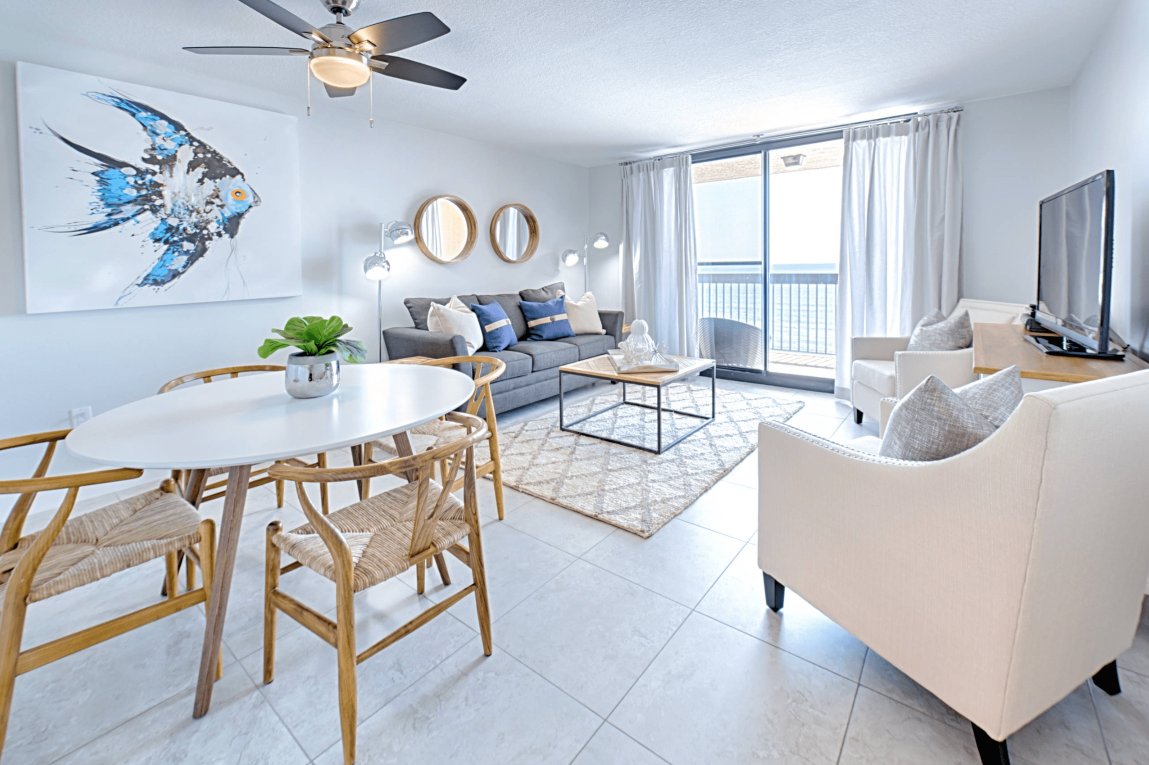
#> input picture data/real_estate_test/real/interior_000.jpg, 2298 x 1530 px (shown at 1/2 size); its folder holds only this picture in this run
$ python eval_forensics.py   (older library calls are emulated)
#> lines starting #> are read from the running program, lines starting #| are printed output that depends on the picture; after the words box and inside, x2 and y2 are one past the last pixel; in counts of white or black regions, pixels touching at a corner belong together
### src/forensics/detector.py
"""
Module 1: Forensic Signal Detector
Pixel-level analysis for detecting AI manipulation
"""

import cv2
import numpy as np
from PIL import Image
from typing import Dict
import tempfile
import os


class ForensicDetector:
    """Detects low-level technical anomalies in images."""

    def __init__(self):
        self.ela_quality = 90  # JPEG quality for ELA

    def analyze(self, image_path: str) -> Dict:
        """Run all forensic analyses on an image."""
        img = cv2.imread(image_path)
#> img is the input picture: shape (1530, 2298, 3); mean B, G, R 198.1, 191.8, 187.5
        if img is None:
            raise ValueError(f"Could not load image: {image_path}")

        results = {
            "fft_score": self._fft_analysis(img),
            "ela_score": self._ela_analysis(image_path),
            "noise_score": self._noise_analysis(img),
            "texture_score": self._texture_consistency(img),
            "compression_score": self._compression_analysis(image_path),
            "edge_score": self._edge_coherence(img),
            "sharpness_score": self._sharpness_analysis(img),
            "rich_poor_texture_score": self._rich_poor_texture_contrast(img),
            "color_consistency_score": self._color_channel_analysis(img),
            "lbp_score": self._local_binary_pattern_analysis(img),
            "glcm_score": self._glcm_texture_analysis(img),
        }

        # Aggregate forensic score (0 = real, 1 = fake)
        # EMPIRICALLY OPTIMIZED on 12 real + 50 fake test images
        # Achieves 79.7% balanced accuracy (83% real, 76% fake)

        # Directions: -1 means invert (higher raw score = more REAL)
        #             +1 means keep (higher raw score = more FAKE)
        directions = {
            "fft_score": -1,           # higher raw = REAL, so invert
            "ela_score": -1,           # higher raw = REAL, so invert
            "noise_score": 1,          # higher = FAKE (strongest signal)
            "texture_score": 1,        # higher = FAKE
            "compression_score": 1,    # higher = FAKE
            "edge_score": 1,           # higher = FAKE (weak)
            "sharpness_score": 1,      # higher = FAKE
            "rich_poor_texture_score": -1,  # higher = REAL, so invert
            "color_consistency_score": 1,   # higher = FAKE
            "lbp_score": -1,           # higher = REAL, so invert
            "glcm_score": 1,           # higher = FAKE (weak)
        }

        # Transform: invert scores where direction=-1
        corrected = {}
        for k, d in directions.items():
            if d == -1:
                corrected[k] = 1.0 - results[k]
            else:
                corrected[k] = results[k]

        # Optimized weights (sum to 1.0)
        weights = {
            "fft_score": 0.15,
            "ela_score": 0.12,
            "noise_score": 0.18,      # Most discriminative
            "texture_score": 0.16,
            "compression_score": 0.05,
            "edge_score": 0.01,       # Least discriminative
            "sharpness_score": 0.16,
            "rich_poor_texture_score": 0.03,
            "color_consistency_score": 0.06,
            "lbp_score": 0.03,
            "glcm_score": 0.05,
        }

        results["aggregate_score"] = sum(
            corrected[k] * weights[k] for k in weights
        )

        return results

    def _fft_analysis(self, img: np.ndarray) -> float:
        """
        FFT analysis to detect GAN/diffusion artifacts.

        Research-based improvements:
        1. Detect periodic artifacts at periods 2, 4, 8, 16 (diffusion fingerprints)
        2. DEFEND-style weighted band analysis (mid-high freq more discriminative)
        3. Radial symmetry analysis
        """
        gray = cv2.cvtColor(img, cv2.COLOR_BGR2GRAY)
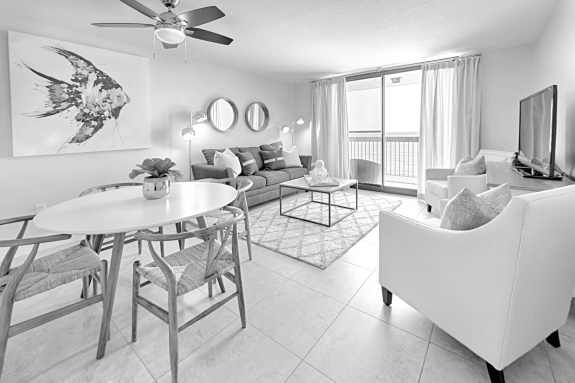
#> gray: shape (1530, 2298) (shown at 1/4 size); min 0, max 255, mean 191.2
        h, w = gray.shape

        # Apply FFT
        f_transform = np.fft.fft2(gray)
        f_shift = np.fft.fftshift(f_transform)
        magnitude = np.abs(f_shift)

        center_h, center_w = h // 2, w // 2

        # === 1. DIFFUSION PERIOD DETECTION ===
        # Diffusion models leave artifacts at periods 2, 4, 8, 16
        # These appear as spikes at specific frequencies: f = size / period
        period_score = self._detect_periodic_artifacts(magnitude, h, w)

        # === 2. DEFEND-STYLE WEIGHTED BAND ANALYSIS ===
        # Research: mid-high frequencies are most discriminative
        # Low frequencies are similar for real and AI images
        band_score = self._analyze_frequency_bands(magnitude, h, w)

        # === 3. RADIAL SYMMETRY (original) ===
        # AI images often have more symmetric frequency patterns
        log_magnitude = np.log(magnitude + 1)
        mag_norm = (log_magnitude - log_magnitude.min()) / (log_magnitude.max() - log_magnitude.min() + 1e-10)

        dc_radius = min(h, w) // 20
        angles = np.linspace(0, 2 * np.pi, 36)
        radii = np.linspace(dc_radius, min(h, w) // 4, 15)
        radial_profile = []

        for r in radii:
            ring_values = []
            for angle in angles:
                y_coord = int(center_h + r * np.sin(angle))
                x_coord = int(center_w + r * np.cos(angle))
                if 0 <= y_coord < h and 0 <= x_coord < w:
                    ring_values.append(mag_norm[y_coord, x_coord])
            if ring_values:
                radial_profile.append(np.std(ring_values))

        if radial_profile:
            symmetry_score = 1.0 - np.clip(np.mean(radial_profile) * 5, 0, 1)
        else:
            symmetry_score = 0.5

        # === COMBINE SCORES ===
        # Weight: period detection (40%), band analysis (40%), symmetry (20%)
        score = 0.40 * period_score + 0.40 * band_score + 0.20 * symmetry_score

        return float(np.clip(score, 0, 1))

    def _detect_periodic_artifacts(self, magnitude: np.ndarray, h: int, w: int) -> float:
        """
        Detect periodic artifacts at periods 2, 4, 8, 16.

        Diffusion models use upsampling that creates repeating patterns.
        In frequency domain, period P artifact appears at frequency f = N/P
        where N is the image dimension.
        """
#> called with h = 1530, w = 2298
        center_h, center_w = h // 2, w // 2

        # Periods to check (research shows these are common in diffusion models)
        periods = [2, 4, 8, 16]

        # Calculate expected frequency positions for each period
        artifact_scores = []

        for period in periods:
            # Frequency corresponding to this period
            freq_h = h // period
            freq_w = w // period

            # Check for energy spikes at these frequencies
            # Look at cross pattern (horizontal and vertical artifacts)
            positions = [
                (center_h + freq_h, center_w),  # Above center
                (center_h - freq_h, center_w),  # Below center
                (center_h, center_w + freq_w),  # Right of center
                (center_h, center_w - freq_w),  # Left of center
            ]

            # Measure energy at artifact positions vs nearby background
            artifact_energy = []
            background_energy = []

            for pos_h, pos_w in positions:
                if 0 <= pos_h < h and 0 <= pos_w < w:
                    # Energy at artifact position (small window)
                    window_size = max(3, min(h, w) // 100)
                    h_start = max(0, pos_h - window_size)
                    h_end = min(h, pos_h + window_size + 1)
                    w_start = max(0, pos_w - window_size)
                    w_end = min(w, pos_w + window_size + 1)

                    artifact_energy.append(np.mean(magnitude[h_start:h_end, w_start:w_end]))

                    # Background: slightly offset position
                    offset = window_size * 3
                    bg_h = min(h - 1, max(0, pos_h + offset))
                    bg_w = min(w - 1, max(0, pos_w + offset))
                    bg_h_start = max(0, bg_h - window_size)
                    bg_h_end = min(h, bg_h + window_size + 1)
                    bg_w_start = max(0, bg_w - window_size)
                    bg_w_end = min(w, bg_w + window_size + 1)

                    background_energy.append(np.mean(magnitude[bg_h_start:bg_h_end, bg_w_start:bg_w_end]))

            if artifact_energy and background_energy:
                # Ratio of artifact to background energy
                # High ratio = strong periodic artifact = likely AI
                ratio = np.mean(artifact_energy) / (np.mean(background_energy) + 1e-10)
                # Normalize: ratio > 1.5 is suspicious
                artifact_scores.append(np.clip((ratio - 1.0) / 1.0, 0, 1))
#> after the loop, artifact_scores = [0.712, 0.557, 0.4, 0.424]
#> in _fft_analysis, `period_score = self._detect_periodic_artifacts(magnitude, h, w)`: period_score = 0.712

        if artifact_scores:
            # Take max score (any period showing artifacts is suspicious)
            return float(max(artifact_scores))
        return 0.0

    def _analyze_frequency_bands(self, magnitude: np.ndarray, h: int, w: int) -> float:
        """
        DEFEND-style frequency band analysis.

        Research finding:
        - Low frequencies: similar for real and AI (not discriminative)
        - Mid frequencies: somewhat discriminative
        - High frequencies: most discriminative (AI images smoother here)

        Real images have more high-frequency content (fine details, sensor noise).
        AI images are smoother in high frequencies.
        """
#> called with h = 1530, w = 2298
        center_h, center_w = h // 2, w // 2
        max_radius = min(h, w) // 2

        # Create distance map from center
        y, x = np.ogrid[:h, :w]
#> y = 1530 values from 0 to 1529
        distance = np.sqrt((y - center_h) ** 2 + (x - center_w) ** 2)
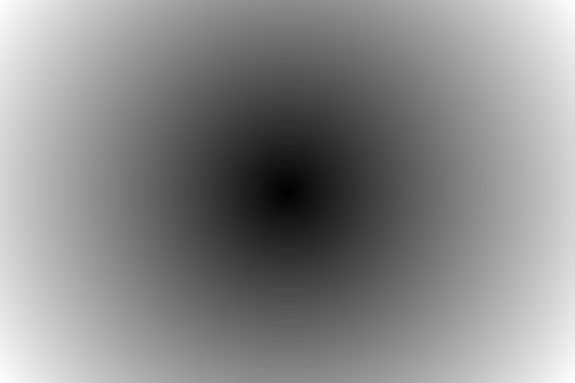
#> distance: shape (1530, 2298) float64 (shown at 1/4 size); min 0, max 1380.4, mean 741.2; drawn with min black and max white

        # Define frequency bands (as fraction of max radius)
        # Low: 0-20%, Mid: 20-50%, High: 50-100%
        low_mask = distance < (max_radius * 0.2)
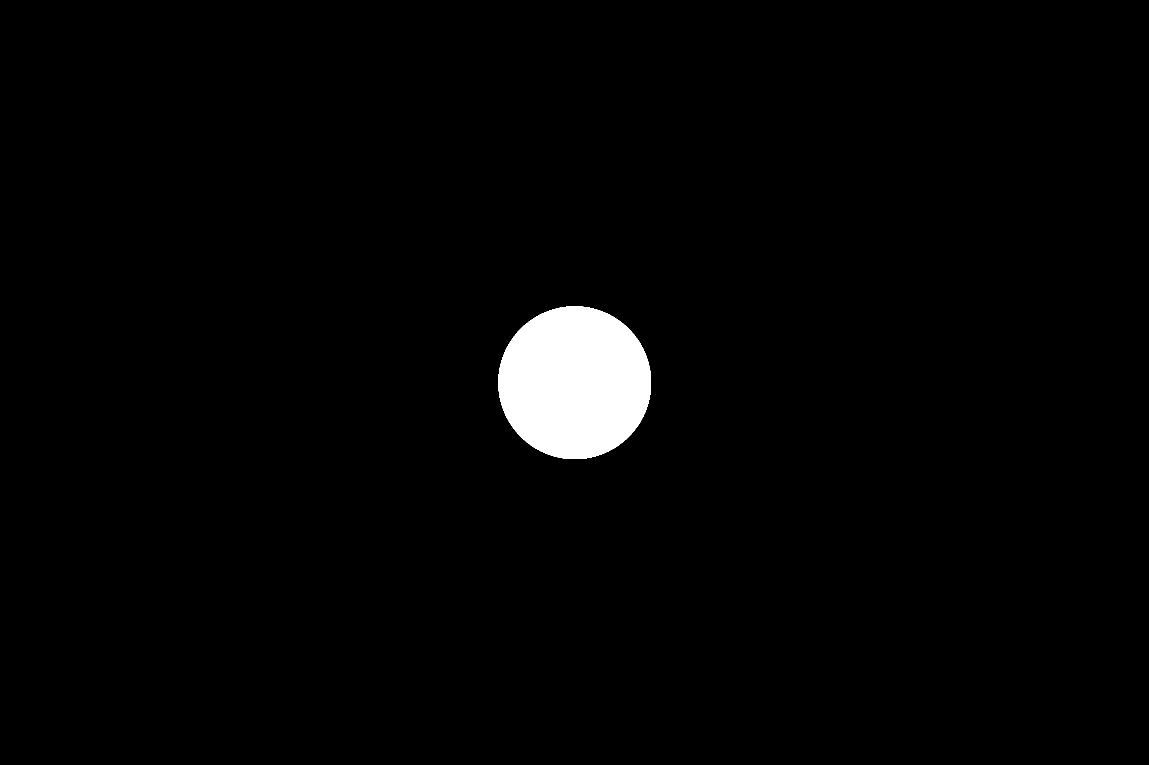
#> low_mask: shape (1530, 2298) bool (shown at 1/2 size); 2.1% white; 1 white region, box (x1, y1, x2, y2) and area: (997, 613, 1302, 918) 73505
        mid_mask = (distance >= max_radius * 0.2) & (distance < max_radius * 0.5)
#> mid_mask: shape (1530, 2298) bool; 11% white; 1 white region, box (x1, y1, x2, y2) and area: (767, 383, 1532, 1148) 386152
        high_mask = (distance >= max_radius * 0.5) & (distance < max_radius)
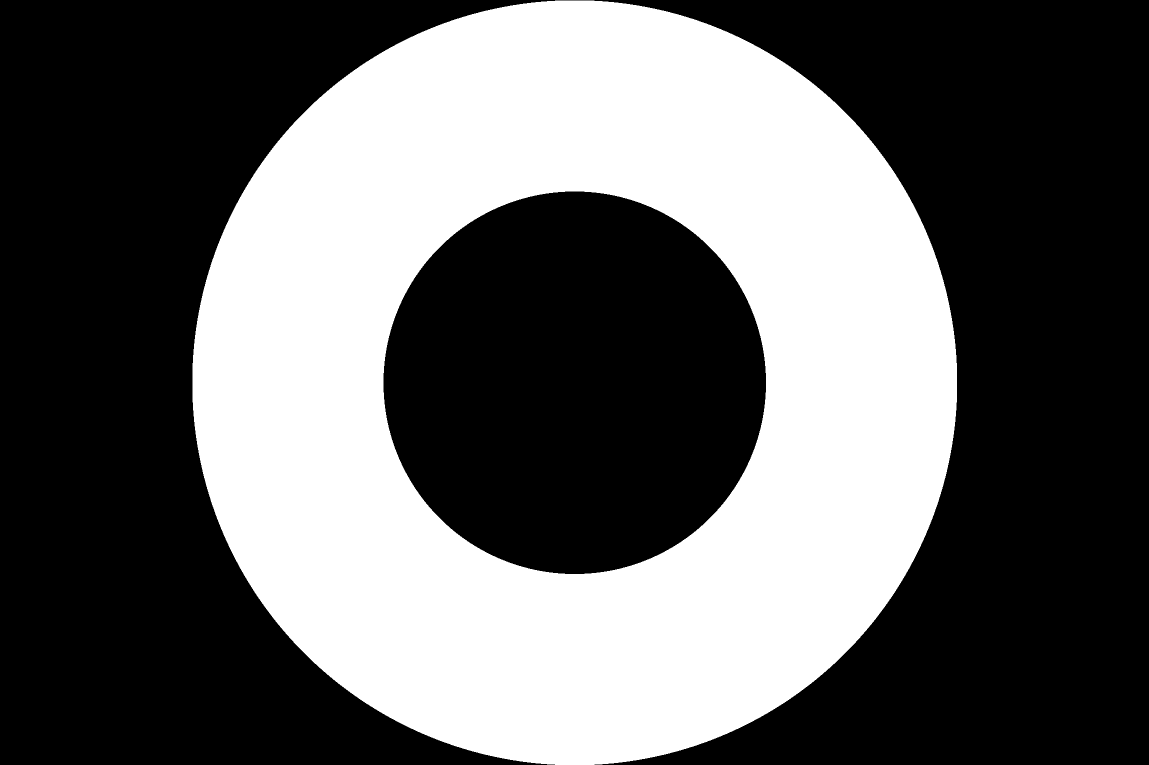
#> high_mask: shape (1530, 2298) bool (shown at 1/2 size); 39.2% white; 1 white region, box (x1, y1, x2, y2) and area: (385, 1, 1914, 1530) 1378800

        # Calculate energy in each band
        low_energy = np.mean(magnitude[low_mask]) if np.any(low_mask) else 0
#> low_energy = 240378.1
        mid_energy = np.mean(magnitude[mid_mask]) if np.any(mid_mask) else 0
#> mid_energy = 36607.5
#> (the rest of the program and of its run is left out)
